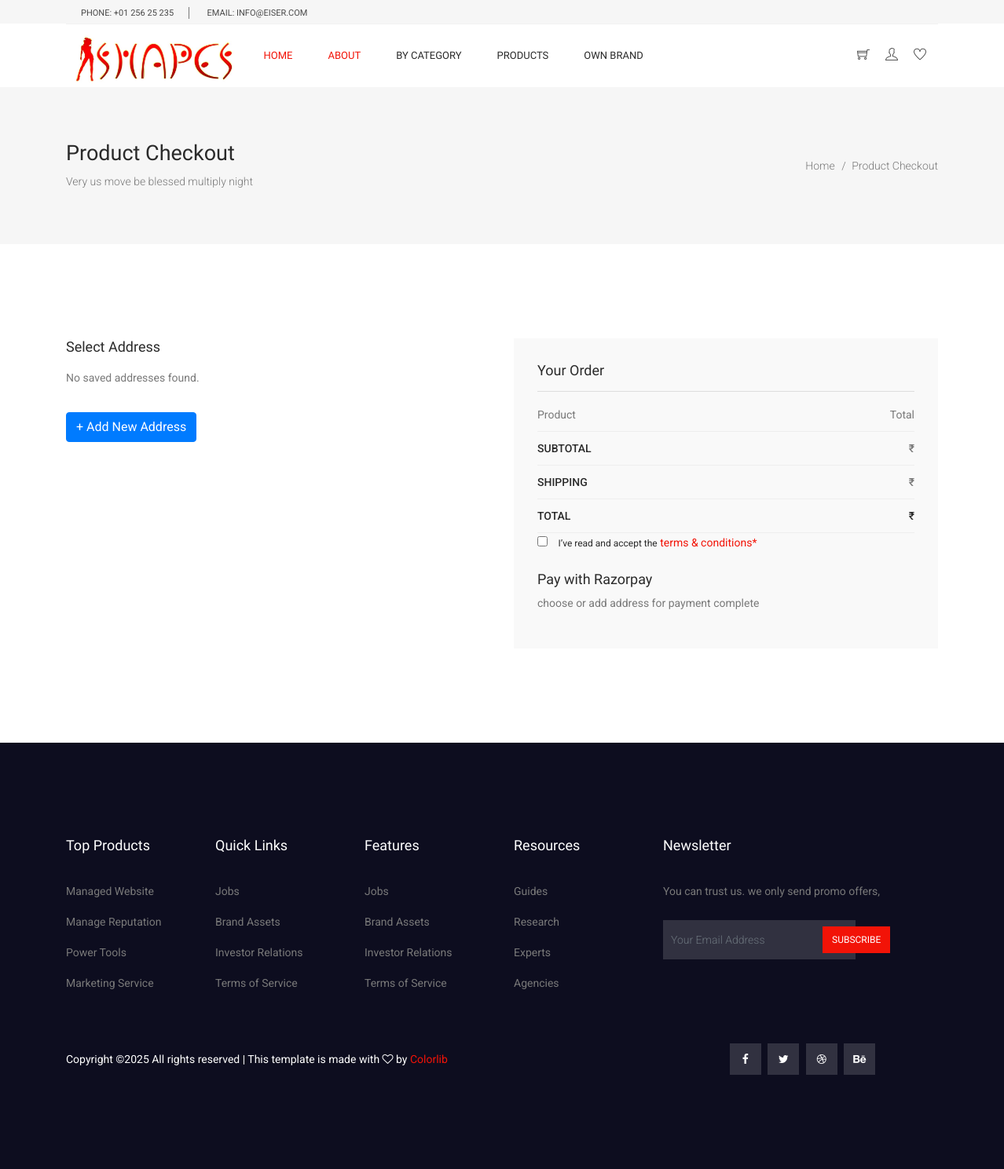
/checkout/ (signed in), run on an earlier commit of the app's database.
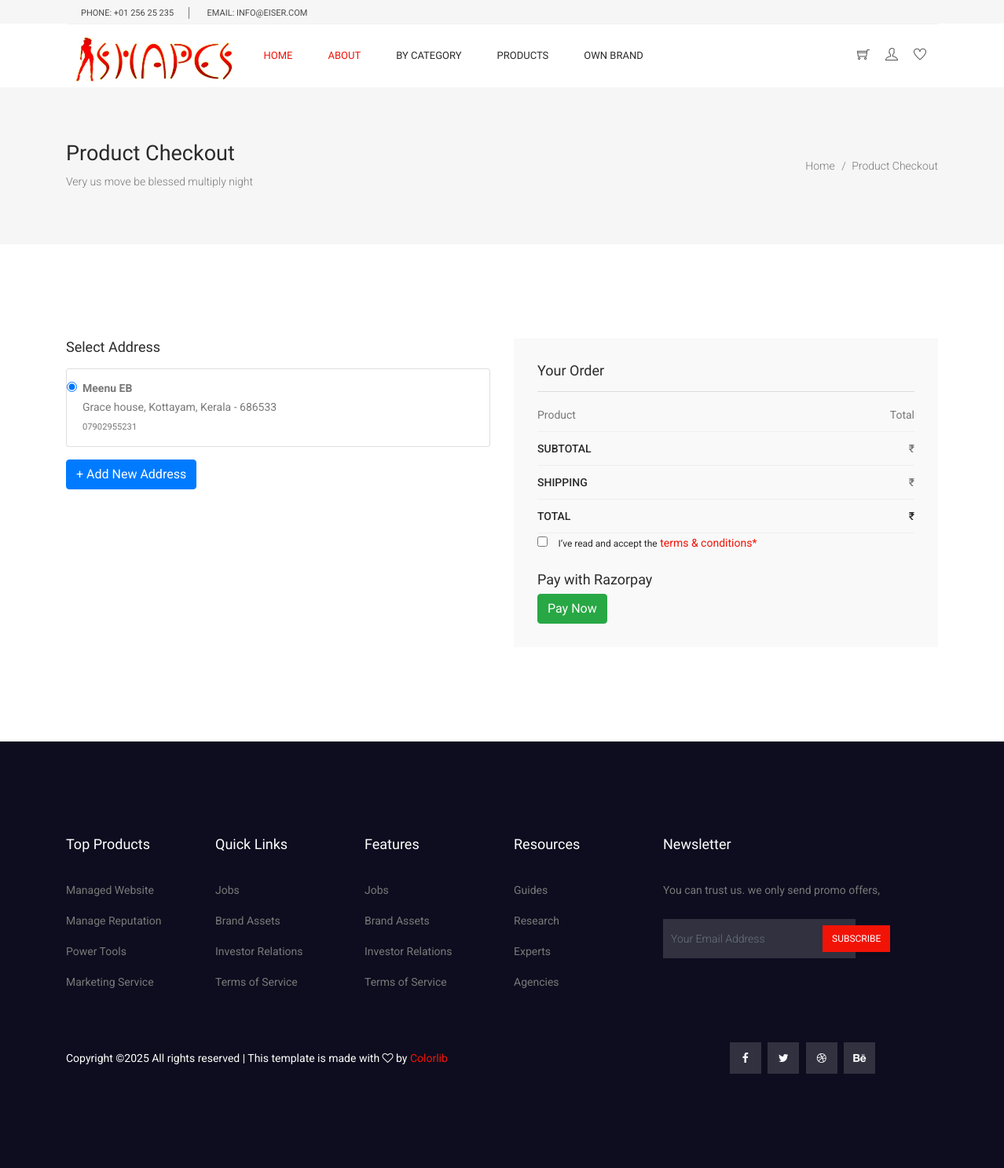
And on a later commit of the database.
### Shape_App/models.py (models this page shows, shortened)
class Address(models.Model):
    user = models.ForeignKey("tbl_Signup", on_delete=models.CASCADE, related_name="addresses")
    full_name = models.CharField(max_length=200)
    phone = models.CharField(max_length=15)
    pincode = models.CharField(max_length=10)
    house_name = models.CharField(max_length=200)
    city = models.CharField(max_length=100)
    state = models.CharField(max_length=100)
    landmark = models.CharField(max_length=200, blank=True, null=True)
    is_default = models.BooleanField(default=False)

### Shape_App/views.py (the view)
# urls.py: path("checkout/",views.checkout,name="checkout"),
def checkout(request):
    user = request.session['userid']
    addresses = Address.objects.filter(user=user)
    cart_items = tbl_Cart.objects.filter(user=user)
    amount = int(sum(item.product.price * item.quantity for item in cart_items) )* 100  # in paise
    razorpay_order = razorpay_client.order.create({"amount": amount, "currency": "INR", "payment_capture": "1"})
    return render(request, "checkout.html", {
        "addresses": addresses,
        "cart_items": cart_items,
        "amount": amount,
        "razorpay_key": "rzp_test_9zruMnoLDlsCLG",
        "razorpay_order_id": razorpay_order["id"],
    })

### templates/checkout.html (shortened to what the changed rows need)
{% load static %}
{% include 'index_nav.html' %}
    <section class="banner_area">
      <div class="banner_inner d-flex align-items-center">
        <div class="container">
          <div
            class="banner_content d-md-flex justify-content-between align-items-center">
            <div class="mb-3 mb-md-0">
              <h2>Product Checkout</h2>
            </div>
          </div>
        </div>
      </div>
    </section>
  <section class="checkout_area section_gap">
    <div class="container">
      <div class="billing_details">
        <div class="row">
          <div class="col-lg-6">
              <div class="list-group">
                {% for address in addresses %}
                <label class="list-group-item d-flex justify-content-between align-items-center">
                  <div>
                    <input class="form-check-input me-2" type="radio" name="selected_address" value="{{ address.id }}" {% if forloop.first %}checked{% endif %}>
                    <strong>{{ address.full_name }}</strong><br>
                    {{ address.house_name }}, {{ address.city }}, {{ address.state }} - {{ address.pincode }}<br>
                    <small>{{ address.phone }}</small>
                  </div>
              </label>
            {% empty %}
            <p>No saved addresses found.</p>
            {% endfor %}
        </div>
      </div>
        <div class="col-lg-6">
          <div class="order_box">
            <h2>Your Order</h2>
            <ul class="list">
              <li>
              </li>
            </ul>
            <ul class="list list_2">
              <li><a href="#">Subtotal <span>₹{{ subtotal }}</span></a></li>
              <li><a href="#">Shipping <span>₹{{ shipping }}</span></a></li>
              <li><a href="#">Total <span>₹{{ total }}</span></a></li>
            </ul>
            <div class="creat_account">
              <input type="checkbox" id="f-option4" name="terms" required />
              <label for="f-option4">I’ve read and accept the </label>
              <a href="#">terms & conditions*</a>
            </div>
            <h4>Pay with Razorpay</h4>
             {% if addresses %}
            <button id="rzp-button1" class="btn btn-success">Pay Now</button>
            {%else %}
            <p>choose or add address for payment complete</p>
            {%endif %}
          </div>
                </div>
              </div>
          </div>
      </div>
  </section>

What changed in the data, as far as the page shows it:
added Address: selected_address "☑ Meenu EB Grace house, Kottayam", full_name "Meenu EB", house_name "Grace house", city "Kottayam", state "Kerala", pincode "686533", phone "07902955231"
Also different on the page:
text no longer shown: "No saved addresses found. choose or add address for payment complete"
text now shown: "Pay Now"
